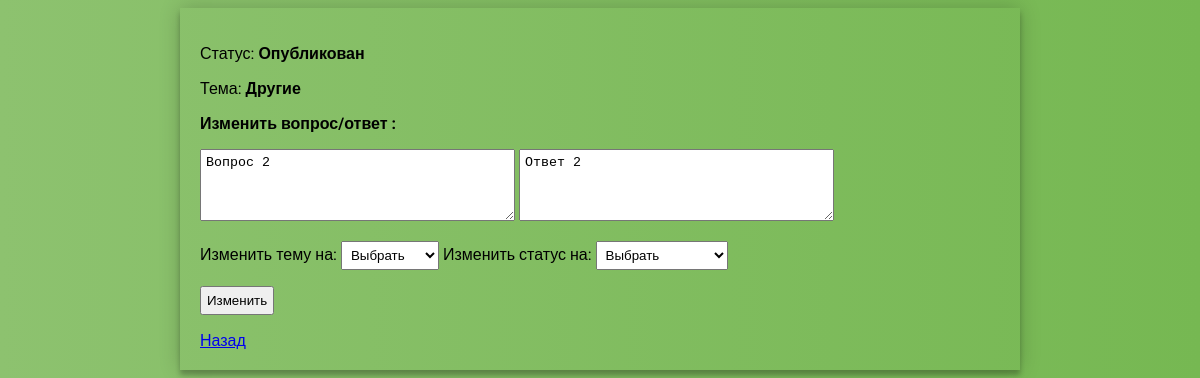
Screenshot of /admin/changequestion.php?questionid=2 (signed in) with the database file from the repository.
### tables this page shows
CREATE TABLE IF NOT EXISTS `faq` (
  `ID` int(11) NOT NULL,
  `date` datetime NOT NULL,
  `theme` varchar(20) NOT NULL,
  `autor` varchar(20) NOT NULL,
  `question` varchar(300) NOT NULL,
  `answer` varchar(300) NOT NULL,
  `status` varchar(20) NOT NULL,
  UNIQUE KEY `ID` (`ID`)
);

### admin/changequestion.php (the view, shortened to what this page needs)
<?php
include 'connection.php';
$questionid = $_GET['questionid'];
$questions = $pdo->query("SELECT theme, question, answer, status FROM faq WHERE id = '$questionid'")->fetchAll();
$question = $questions[0][question];
$answer = $questions[0][answer];
$status = $questions[0][status];
$theme = $questions[0][theme];
?>
<html lang="ru">
  <head>
    <link rel="stylesheet" href="css/admin.css" type="text/css"/>
  </head>
<body>
<div class="panel">
<p>Статус: <b><?php echo $status ?></b><p><p> Тема: <b><?php echo $theme ?></b></p>
<form action="changequestion.php?questionid=<?php echo $questionid?>" method = "POST">
<p><b>Изменить вопрос/ответ :</b></p>
<textarea cols="36" rows="4" maxlight="100"  placeholder="ответ" type="text" name="question"><?php echo $question ?></textarea>
<textarea cols="36" rows="4" maxlight="100"  placeholder="ответ" type="text" name="answer"><?php echo $answer ?></textarea>
<p>Изменить тему на:
<select name="theme">
<option value='' selected>Выбрать</option>
</select>
Изменить статус на:
<select name="status">
<option value='' selected >Выбрать</option>
</select></p>
<p><button>Изменить</button> </p>
</form>
<a href="index.php">Назад</a>
</div>
</body>
</html>

### admin/css/admin.css (style rules this page uses)
body { background: #76b852; background: -webkit-linear-gradient(right, #76b852, #8DC26F); background: -moz-linear-gradient(right, #76b852, #8DC26F); background: -o-linear-gradient(right, #76b852, #8DC26F); background: linear-gradient(to left, #76b852, #8DC26F); font-family: "Roboto", sans-serif; -webkit-font-smoothing: antialiased; -moz-osx-font-smoothing: grayscale; }
.panel { width:800px; margin: auto; border: 1px; padding-top: 30px; padding: 20px; box-shadow: 0 0 20px 0 rgba(0, 0, 0, 0.2), 0 5px 5px 0 rgba(0, 0, 0, 0.24); }
textarea { padding: 5px; }
button { padding: 5px; }
select { padding: 5px; }

### rows the page displays
faq: status "Опубликован", theme "Другие", question "Вопрос 2", answer "Ответ 2"
